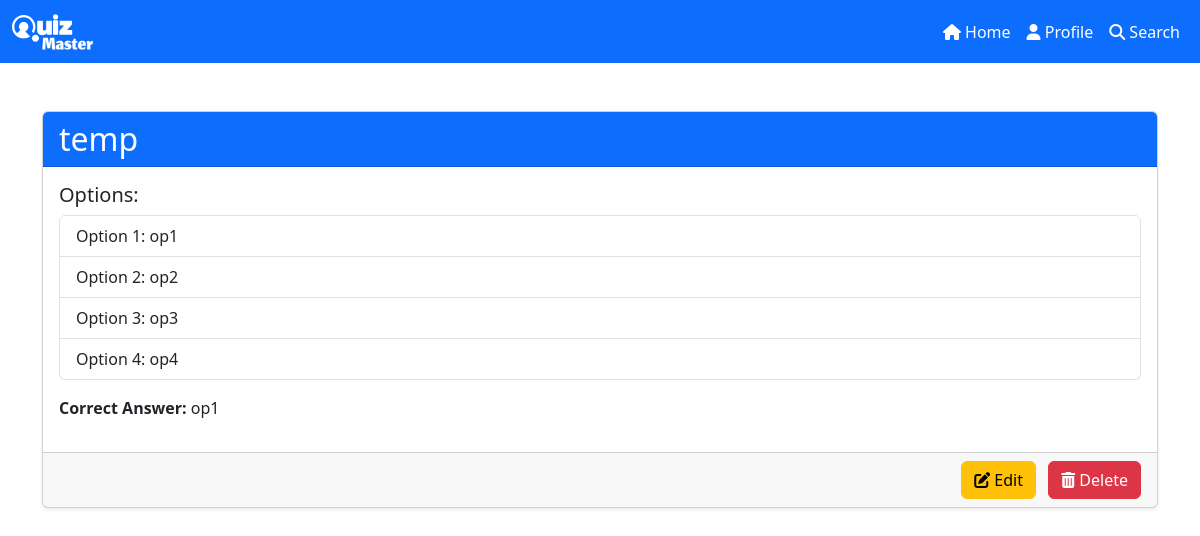
Screenshot of /question/1/1/1/1 (signed in) with the database file from the repository.
### models.py (models this page shows)
class Question(db.Model):
    id = db.Column(db.Integer, primary_key=True, autoincrement=True)
    quiz_id = db.Column(db.Integer, db.ForeignKey("quiz.id"), nullable=False)
    question = db.Column(db.String(120), nullable=False)
    option1 = db.Column(db.String(120), nullable=False)
    option2 = db.Column(db.String(120), nullable=False)
    option3 = db.Column(db.String(120), nullable=False)
    option4 = db.Column(db.String(120), nullable=False)
    correct_option = db.Column(db.String(120), nullable=False)

### routes.py (the view)
    @app.route(
        "/question/<int:subject_id>/<int:chapter_id>/<int:quiz_id>/<int:question_id>",
        methods=["GET", "POST"],
    )
    @admin_required
    def show_question(subject_id, chapter_id, quiz_id, question_id):
        subject = Subject.query.get(subject_id)
        if not subject:
            flash("Subject not found")
            return redirect(url_for("admin_home"))
        chapter = Chapter.query.get(chapter_id)
        if not chapter:
            flash("Chapter not found")
            return redirect(url_for("admin_home"))
        quiz = Quiz.query.get(quiz_id)
        if not quiz:
            flash("Quiz not found")
            return redirect(url_for("admin_home"))
        question = Question.query.get(question_id)
        if not question:
            flash("Question not found")
            return redirect(url_for("admin_home"))
        return render_template(
            "question/show_question.html",
            subject=subject,
            chapter=chapter,
            quiz=quiz,
            question=question,
        )

### templates/question/show_question.html (shortened to what this page needs)
{% extends 'base.html' %}
{% block content %}
<div class="container mt-5">
  <div class="card shadow-sm">
    <div class="card-header bg-primary text-white">
      <h2 class="mb-0">{{ question.question }}</h2>
    </div>
    <div class="card-body">
      <h5>Options:</h5>
      <ul class="list-group">
        <li class="list-group-item">Option 1: {{ question.option1 }}</li>
        <li class="list-group-item">Option 2: {{ question.option2 }}</li>
        <li class="list-group-item">Option 3: {{ question.option3 }}</li>
        <li class="list-group-item">Option 4: {{ question.option4 }}</li>
      </ul>
      <p class="mt-3">
        <strong>Correct Answer:</strong> {{ question.correct_option }}
      </p>
    </div>
    <div class="card-footer text-end">
      <a href="{{ url_for('edit_question', subject_id=subject.id, chapter_id=chapter.id, quiz_id=quiz.id, question_id=question.id) }}" class="btn btn-warning me-2">
        <i class="fas fa-edit"></i> Edit
      </a>
      <a href="{{ url_for('delete_question', subject_id=subject.id, chapter_id=chapter.id, quiz_id=quiz.id, question_id=question.id) }}" class="btn btn-danger">
        <i class="fas fa-trash-alt"></i> Delete
      </a>
    </div>
  </div>
</div>
{% endblock %}

### rows the page displays
Question: question "temp", option1 "op1", option2 "op2", option3 "op3", option4 "op4", correct_option "op1"
